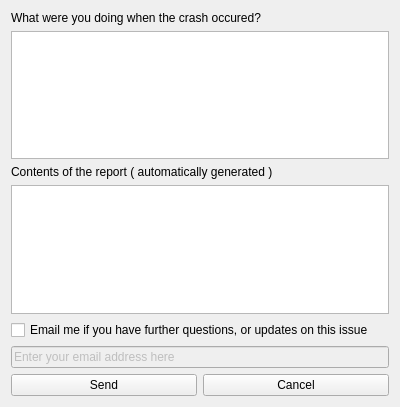
<?xml version="1.0" encoding="UTF-8"?>
<ui version="4.0">
 <class>RCErrorWidget</class>
 <widget class="QWidget" name="RCErrorWidget">
  <property name="windowModality">
   <enum>Qt::ApplicationModal</enum>
  </property>
  <property name="geometry">
   <rect>
    <x>0</x>
    <y>0</y>
    <width>400</width>
    <height>407</height>
   </rect>
  </property>
  <property name="windowTitle">
   <string>NeL Error Report</string>
  </property>
  <layout class="QGridLayout" name="gridLayout">
   <item row="0" column="0" colspan="2">
    <widget class="QLabel" name="label">
     <property name="text">
      <string>What were you doing when the crash occured?</string>
     </property>
    </widget>
   </item>
   <item row="1" column="0" colspan="2">
    <widget class="QPlainTextEdit" name="descriptionEdit"/>
   </item>
   <item row="2" column="0" colspan="2">
    <widget class="QLabel" name="label_2">
     <property name="text">
      <string>Contents of the report ( automatically generated )</string>
     </property>
    </widget>
   </item>
   <item row="3" column="0" colspan="2">
    <widget class="QPlainTextEdit" name="reportEdit">
     <property name="enabled">
      <bool>true</bool>
     </property>
     <property name="textInteractionFlags">
      <set>Qt::TextSelectableByKeyboard|Qt::TextSelectableByMouse</set>
     </property>
    </widget>
   </item>
   <item row="4" column="0" colspan="2">
    <widget class="QCheckBox" name="emailCB">
     <property name="text">
      <string>Email me if you have further questions, or updates on this issue</string>
     </property>
    </widget>
   </item>
   <item row="5" column="0" colspan="2">
    <widget class="QLineEdit" name="emailEdit">
     <property name="enabled">
      <bool>false</bool>
     </property>
     <property name="text">
      <string>Enter your email address here</string>
     </property>
    </widget>
   </item>
   <item row="6" column="0">
    <widget class="QPushButton" name="sendButton">
     <property name="text">
      <string>Send</string>
     </property>
    </widget>
   </item>
   <item row="6" column="1">
    <widget class="QPushButton" name="canceButton">
     <property name="text">
      <string>Cancel</string>
     </property>
    </widget>
   </item>
  </layout>
 </widget>
 <resources/>
 <connections/>
</ui>
